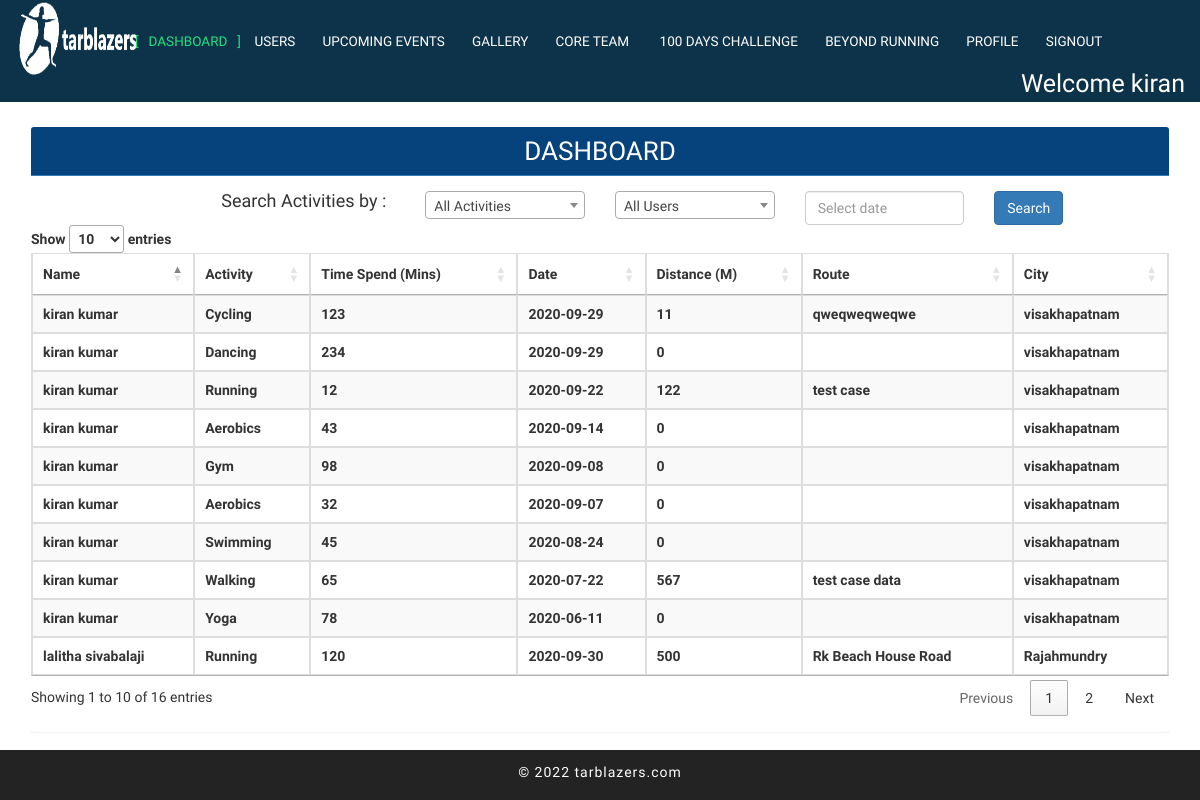
/admin/dashboard.php (signed in), run on the app's committed database.
### tables this page shows
CREATE TABLE `user_activities` (
  `id` int(11) NOT NULL,
  `user_id` int(11) NOT NULL,
  `activity_id` int(11) NOT NULL,
  `distance` int(11) DEFAULT NULL COMMENT 'in meters',
  `time` int(11) NOT NULL COMMENT 'in minutes',
  `date` date NOT NULL,
  `route` varchar(255) DEFAULT NULL,
  `status` tinyint(4) NOT NULL DEFAULT '1',
  `created_on` datetime NOT NULL DEFAULT CURRENT_TIMESTAMP
);

CREATE TABLE `activities` (
  `activity_id` int(11) NOT NULL,
  `name` varchar(255) NOT NULL,
  `status` tinyint(4) NOT NULL DEFAULT '1',
  `created_on` datetime NOT NULL DEFAULT CURRENT_TIMESTAMP
);

CREATE TABLE `users` (
  `user_id` int(11) NOT NULL,
  `firstname` varchar(255) NOT NULL,
  `lastname` varchar(255) NOT NULL,
  `mobile` varchar(255) NOT NULL,
  `email` varchar(255) NOT NULL,
  `city` varchar(255) NOT NULL,
  `password` varchar(255) NOT NULL,
  `dob` date NOT NULL,
  `gender` enum('male','female') NOT NULL,
  `role` enum('admin','user') DEFAULT 'user',
  `status` tinyint(4) NOT NULL DEFAULT '1',
  `created_on` datetime NOT NULL DEFAULT CURRENT_TIMESTAMP
);

### admin/dashboard.php (the view, shortened to what this page needs)
<?php
    include '../db_connection.php';
    $activities = $users = $list = array();
    $activity_key = $user_key = $list_key = 0;
    $list_query = "SELECT * FROM `user_activities` JOIN `users` ON users.user_id=user_activities.user_id JOIN `activities` ON activities.activity_id=user_activities.activity_id ORDER BY user_activities.date DESC";
    $list_res = $conn->query($list_query);
    while($row = $list_res->fetch_assoc()) {
        $list[$list_key]['id'] = $row['id'];
        $list[$list_key]['user_name'] = $row['firstname']." ".$row['lastname'];
        $list[$list_key]['name'] = $row['name'];
        $list[$list_key]['time'] = $row['time'];
        $list[$list_key]['date'] = $row['date'];
        $list[$list_key]['distance'] = $row['distance'];
        $list[$list_key]['activity_id'] = $row['activity_id'];
        $list[$list_key]['user_id'] = $row['user_id'];
        $list[$list_key]['route'] = $row['route'];
         $list[$list_key]['city'] = $row['city'];
        $list_key++;
    }
?>
<!DOCTYPE html>
<html lang="en">
<head>
    <link rel="stylesheet" href="../css/bootstrap.css">
    <link rel="stylesheet" href="../css/style.css" type="text/css" media="all" />
    <link rel="stylesheet" href="../css/font-awesome.css">
    <link rel='stylesheet' type='text/css' href='../css/jquery.easy-gallery.css' />
    <link rel="stylesheet" type="text/css" href="https://cdn.datatables.net/1.10.22/css/jquery.dataTables.min.css">
</head>
<body>
    <div class="Main-agile">
        <div class="header-bottom">
            <div class="container-fluid">
                <nav class="navbar navbar-default">
                    <div class="navbar-header">
                        <div class="logo" style="margin-left: 2%;">
                            <img src="../images/logo10.png" width="120" height="76" alt=" ">
                        </div>
                    </div>
                    <div class="collapse navbar-collapse nav-wil" id="bs-example-navbar-collapse-1">
                        <nav class="cl-effect-1" id="cl-effect-1">
                            <ul class="nav navbar-nav">
                                <li class="active">
                                    <a href="dashboard.php">DashBoard</a>
                                </li>
                                <li><a href="users.php">USERS</a></li>
                                <li><a href="upcoming_events.php">Upcoming Events</a></li>
                                <li><a href="gallery.php">Gallery</a></li>
                                <li><a href="coreteam.php">Core Team</a></li>
                                <li><a href="100dayschallenge.php"> 100 Days Challenge</a></li>
                                <li><a href="beyond_running.php">Beyond Running</a></li>
                                <li><a href="profile.php">Profile</a></li>
                                <li><a href="logout.php">Signout</a></li>
                            </ul>
                            <span class="pull-right" style="color:white;font-size:25px;margin-top:15px;">Welcome <?php echo $_SESSION['name']?></span>
                        </nav>
                    </div>
                </nav>
            </div>
        </div>
    </div>
    <div class="container" style="margin-top: 2%; height: 600px">
        <div class="panel panel-primary">
            <div class="panel-heading" style="text-align: center;">
                <h1 class="m_3">DASHBOARD</h1>
            </div>
            <div class="panel-body">
                <div class="row">
                    <div class="col-md-4" style="text-align: right;">
                        <h4><span>Search Activities by : &nbsp;</span></h4>
                    </div>
                    <div class="col-md-2">
                    </div>
                    <div class="col-md-2">
                    </div>
                    <div class="col-md-2">
                        <input type="text" name="date" class="form-control" placeholder="Select date" id="date">
                    </div>
                    <div class="col-md-2">
                        <button class="btn btn-primary" id="search">Search </button>
                    </div>
                </div>
                <div class="row">
                    <table class="table table-hover table-bordered table-striped" id="dashboard_table">
                        <thead>
                            <tr>
                                <th>Name</th>
                                <th>Activity</th>
                                <th>Time Spend (Mins)</th>
                                <th>Date</th>
                                <th>Distance (M)</th>
                                <th>Route</th>
                                <th>City</th>
                            </tr>
                        </thead>
                        <tbody id="dashboard_body">
                            <?php foreach ($list as $key => $value): ?>
                                <tr>
                                    <th><?php echo $value['user_name']; ?></th>
                                    <th><?php echo $value['name']; ?></th>
                                    <th><?php echo $value['time']; ?></th>
                                    <th><?php echo $value['date']; ?></th>
                                    <th><?php echo $value['distance']; ?></th>
                                    <th><?php echo $value['route']; ?></th>
                                    <th><?php echo $value['city']; ?></th>
                                </tr>
                            <?php endforeach ?>
                        </tbody>
                    </table>
                </div>
            </div>
        </div>
    </div>
    <div class="footer">
        <p class="agileinfo"> &copy; 2022 tarblazers.com</p>
    </div>
    <link rel="stylesheet" type="text/css" href="https://cdnjs.cloudflare.com/ajax/libs/select2/4.0.13/css/select2.min.css">
    <link rel="stylesheet" href="//code.jquery.com/ui/1.12.1/themes/base/jquery-ui.css">
</body>
</html>

### css/style.css (style rules this page uses)
body { padding:0; margin:0; font-family: 'Hind Vadodara', sans-serif; background:#fff; position:relative; }
body a { transition:0.5s all; -webkit-transition:0.5s all; -moz-transition:0.5s all; -o-transition:0.5s all; -ms-transition:0.5s all; }
h1,h2,h3,h4,h5,h6 { margin:0; font-family: 'Exo 2', sans-serif; }
p { margin:0; font-family: 'Hind Vadodara', sans-serif; letter-spacing:1px; margin-top: 1%; }
ul { margin:0; padding:0; }
.cl-effect-1 a::before, .cl-effect-1 a::after { display: inline-block; opacity: 0; -webkit-transition: -webkit-transform 0.3s, opacity 0.2s; -moz-transition: -moz-transform 0.3s, opacity 0.2s; transition: transform 0.3s, opacity 0.2s; }
.cl-effect-1 a::before { margin-right: 10px; content: '['; -webkit-transform: translateX(20px); -moz-transform: translateX(20px); transform: translateX(20px); }
.cl-effect-1 a::after { margin-left: 10px; content: ']'; -webkit-transform: translateX(-20px); -moz-transform: translateX(-20px); transform: translateX(-20px); }
.cl-effect-1 a:hover::before, .cl-effect-1 a:hover::after, .cl-effect-1 a:focus::before, .cl-effect-1 a:focus::after,.navbar-nav li.active a::before,.navbar-nav li.active a::after, .navbar-nav li.active a:focus::before, .navbar-nav li.active a:focus::after { opacity: 1; -webkit-transform: translateX(0px); -moz-transform: translateX(0px); transform: translateX(0px); }
.navbar-default { background: none; border: none; }
.navbar { margin-bottom: 0; }
.navbar-collapse { padding: 0; box-shadow: none; }
.navbar-default .navbar-collapse, .navbar-default .navbar-form { border: none; }
.navbar-nav { float:left; padding-top: 0.5%; }
.navbar-default .navbar-nav > li > a { color: #fff; }
.navbar-default .navbar-nav > .active > a, .navbar-default .navbar-nav > .active > a:hover, .navbar-default .navbar-nav > .active > a:focus { background: none; color:#22e27d; }
.navbar-nav > li > a { font-size: 13px; text-transform: uppercase; padding: 20px 0px 0; }
.header-bottom { position: relative; padding: 1em 0; }
.Main-agile { position: relative; }
@media (max-width: 1366px) { .header-bottom { padding: 0 0; background-color: #0d334a; } }

### admin/dashboard.php (style rules this page uses)
.navbar-nav>li>a { font-size: 13.5px; text-transform: uppercase; padding: 25px 0px 0; }
html, body { max-width: 100%; }
img { vertical-align: middle; }
img { border: 0; }
* { -webkit-box-sizing: border-box; -moz-box-sizing: border-box; box-sizing: border-box; }
a:link, a:visited, a:active, a:hover { color: #333; }
a { color: #428bca; text-decoration: none; }
a { color: #333; outline: none; padding-left: 3px; padding-right: 3px; }
a:-webkit-any-link { color: -webkit-link; cursor: pointer; }
.panel>.panel-heading { background-image: none; background-color: #06427b; color: white; }
.panel-primary { border-color: #ffffff; }
h1, .h1 { font-size: 26px !important; }
.footer { height: 50px; position: fixed; left: 0; bottom: 0; margin-bottom: 0px; width: 100%; background-color: #232323; text-align: center; font-weight: 300; font-size: 14px; color: #ffffff; z-index: 9999; }

### data on the page
user_activities: user_name "lalitha sivabalaji", activity.name "Running", time "120", date "2020-09-30", distance "500", route "Rk Beach House Road", user.city "Rajahmundry"
user_activities: user_name "kiran kumar", activity.name "Cycling", time "123", date "2020-09-29", distance "11", route "qweqweqweqwe", user.city "visakhapatnam"
user_activities: user_name "kiran kumar", activity.name "Dancing", time "234", date "2020-09-29", distance "0", user.city "visakhapatnam"
user_activities: user_name "kiran kumar", activity.name "Running", time "12", date "2020-09-22", distance "122", route "test case", user.city "visakhapatnam"
user_activities: user_name "kiran kumar", activity.name "Aerobics", time "43", date "2020-09-14", distance "0", user.city "visakhapatnam"
user_activities: user_name "kiran kumar", activity.name "Gym", time "98", date "2020-09-08", distance "0", user.city "visakhapatnam"
user_activities: user_name "kiran kumar", activity.name "Aerobics", time "32", date "2020-09-07", distance "0", user.city "visakhapatnam"
user_activities: user_name "kiran kumar", activity.name "Swimming", time "45", date "2020-08-24", distance "0", user.city "visakhapatnam"
user_activities: user_name "kiran kumar", activity.name "Walking", time "65", date "2020-07-22", distance "567", route "test case data", user.city "visakhapatnam"
user_activities: user_name "kiran kumar", activity.name "Yoga", time "78", date "2020-06-11", distance "0", user.city "visakhapatnam"

### other printed values
$_SESSION['name'] "kiran"
